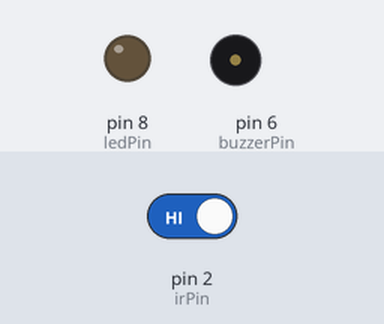
The sketch below on a simulated Arduino Uno, built with avr-gcc and run on an emulated ATmega328P. Shown: output pins drawn as LEDs (lit = HIGH), buzzer (waves = sounding). The inputs (shaded band) are chosen by the test bench; at power-on: pin 2 (irPin) HIGH.

Above: at 1.2 s.
1.3 s: pin 2 (irPin) driven LOW
At 2.3 s:
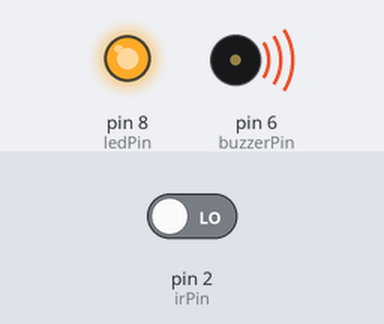
2.8 s: pin 2 (irPin) driven HIGH
At 3.4 s:
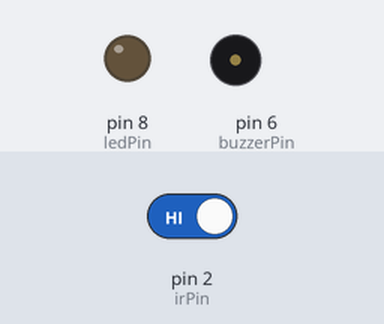
Timing chart, 0 to 5.8 s (numbered marks = the images above; inputs shaded):
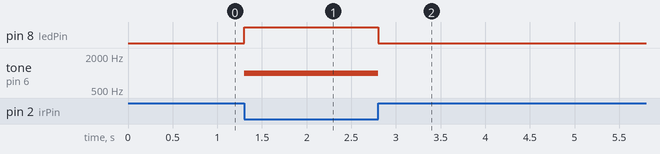

The sketch:

IR_Sensor_LED_Buzzer.ino
```cpp
int irPin = 2;
int ledPin = 8;
int buzzerPin = 6;

void setup() {
  pinMode(irPin, INPUT);
  pinMode(ledPin, OUTPUT);
  pinMode(buzzerPin, OUTPUT);
}

void loop() {
  int irState = digitalRead(irPin);

  if (irState == LOW) {   // Object detected
    digitalWrite(ledPin, HIGH);
    tone(buzzerPin, 1000);   // 1 kHz sound
  } else {
    digitalWrite(ledPin, LOW);
    noTone(buzzerPin);       // Stop sound
  }
}
```

Measured:
- after the input at 1.3 s, pin 8 (ledPin): LOW → HIGH at once; tone on pin 6 (buzzerPin): silent → 1000 Hz at once
- after the input at 2.8 s, pin 8 (ledPin): HIGH → LOW at once; tone on pin 6 (buzzerPin): 1000 Hz → silent at once
